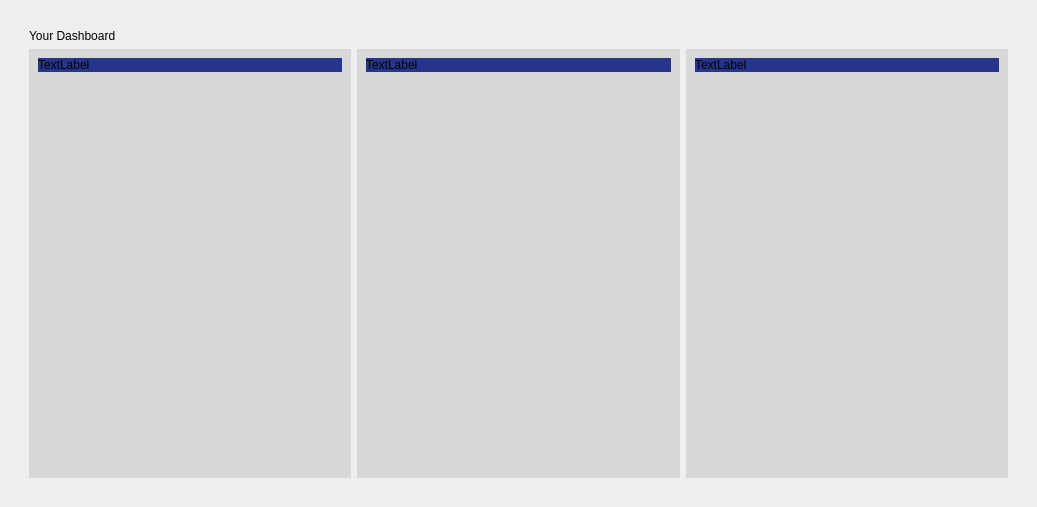
<?xml version="1.0" encoding="UTF-8"?>
<ui version="4.0">
 <class>uiDashboard</class>
 <widget class="QWidget" name="uiDashboard">
  <property name="geometry">
   <rect>
    <x>0</x>
    <y>0</y>
    <width>1037</width>
    <height>507</height>
   </rect>
  </property>
  <property name="windowTitle">
   <string>Form</string>
  </property>
  <property name="styleSheet">
   <string notr="true"/>
  </property>
  <layout class="QVBoxLayout" name="verticalLayout">
   <property name="leftMargin">
    <number>20</number>
   </property>
   <property name="topMargin">
    <number>20</number>
   </property>
   <property name="rightMargin">
    <number>20</number>
   </property>
   <property name="bottomMargin">
    <number>20</number>
   </property>
   <item>
    <widget class="QStackedWidget" name="stackedWidget">
     <property name="sizePolicy">
      <sizepolicy hsizetype="Expanding" vsizetype="Expanding">
       <horstretch>0</horstretch>
       <verstretch>0</verstretch>
      </sizepolicy>
     </property>
     <property name="currentIndex">
      <number>1</number>
     </property>
     <widget class="QWidget" name="dashboardPage">
      <layout class="QGridLayout" name="gridLayout_3">
       <item row="3" column="0" colspan="2">
        <layout class="QGridLayout" name="chartsLayout">
         <property name="topMargin">
          <number>0</number>
         </property>
         <property name="rightMargin">
          <number>0</number>
         </property>
         <item row="0" column="0">
          <widget class="QFrame" name="mainInfo_2">
           <property name="styleSheet">
            <string notr="true">#colorLabelInfo_1, #colorLabelInfo_2, #colorLabelInfo_3, #colorLabelInfo_4
{
border-radius: 10px;
color: white;
background-color: #2196F3;
height: 20px;
width: 20px;
padding: 2px 5px 2px 5px;
}</string>
           </property>
           <layout class="QGridLayout" name="mainInfo">
            <property name="leftMargin">
             <number>9</number>
            </property>
            <property name="topMargin">
             <number>9</number>
            </property>
            <property name="rightMargin">
             <number>9</number>
            </property>
            <property name="bottomMargin">
             <number>9</number>
            </property>
            <property name="horizontalSpacing">
             <number>50</number>
            </property>
            <property name="verticalSpacing">
             <number>20</number>
            </property>
            <item row="1" column="1">
             <layout class="QVBoxLayout" name="infoPanel_4">
              <item>
               <layout class="QHBoxLayout" name="horizontalLayout_7">
                <item>
                 <widget class="QLabel" name="label_16">
                  <property name="text">
                   <string>Completed</string>
                  </property>
                 </widget>
                </item>
                <item>
                 <spacer name="horizontalSpacer_5">
                  <property name="orientation">
                   <enum>Qt::Horizontal</enum>
                  </property>
                  <property name="sizeHint" stdset="0">
                   <size>
                    <width>40</width>
                    <height>20</height>
                   </size>
                  </property>
                 </spacer>
                </item>
                <item>
                 <widget class="QLabel" name="colorLabelInfo_4">
                  <property name="text">
                   <string>All time</string>
                  </property>
                 </widget>
                </item>
               </layout>
              </item>
              <item>
               <widget class="QLabel" name="label_18">
                <property name="font">
                 <font>
                  <pointsize>14</pointsize>
                 </font>
                </property>
                <property name="text">
                 <string>56%</string>
                </property>
               </widget>
              </item>
              <item>
               <layout class="QHBoxLayout" name="horizontalLayout_4">
                <item>
                 <widget class="QLabel" name="label_22">
                  <property name="styleSheet">
                   <string notr="true">color: rgb(0, 200, 0);</string>
                  </property>
                  <property name="text">
                   <string>+2%</string>
                  </property>
                 </widget>
                </item>
                <item>
                 <layout class="QHBoxLayout" name="horizontalLayout_12">
                  <property name="leftMargin">
                   <number>10</number>
                  </property>
                  <item>
                   <widget class="QLabel" name="label_21">
                    <property name="text">
                     <string>Since yesterday</string>
                    </property>
                   </widget>
                  </item>
                 </layout>
                </item>
                <item>
                 <spacer name="horizontalSpacer_12">
                  <property name="orientation">
                   <enum>Qt::Horizontal</enum>
                  </property>
                  <property name="sizeHint" stdset="0">
                   <size>
                    <width>40</width>
                    <height>20</height>
                   </size>
                  </property>
                 </spacer>
                </item>
               </layout>
              </item>
             </layout>
            </item>
            <item row="0" column="0">
             <layout class="QVBoxLayout" name="infoPanel_1">
              <item>
               <layout class="QHBoxLayout" name="horizontalLayout_5">
                <item>
                 <widget class="QLabel" name="label_3">
                  <property name="text">
                   <string>Unique Donators</string>
                  </property>
                 </widget>
                </item>
                <item>
                 <spacer name="horizontalSpacer_3">
                  <property name="orientation">
                   <enum>Qt::Horizontal</enum>
                  </property>
                  <property name="sizeHint" stdset="0">
                   <size>
                    <width>40</width>
                    <height>20</height>
                   </size>
                  </property>
                 </spacer>
                </item>
                <item>
                 <widget class="QLabel" name="colorLabelInfo_1">
                  <property name="styleSheet">
                   <string notr="true"/>
                  </property>
                  <property name="text">
                   <string>Today</string>
                  </property>
                  <property name="alignment">
                   <set>Qt::AlignRight|Qt::AlignTrailing|Qt::AlignVCenter</set>
                  </property>
                 </widget>
                </item>
               </layout>
              </item>
              <item>
               <widget class="QLabel" name="label_5">
                <property name="font">
                 <font>
                  <pointsize>14</pointsize>
                 </font>
                </property>
                <property name="text">
                 <string>1253</string>
                </property>
               </widget>
              </item>
              <item>
               <layout class="QHBoxLayout" name="horizontalLayout">
                <item>
                 <widget class="QLabel" name="label_6">
                  <property name="styleSheet">
                   <string notr="true">color: rgb(0, 200, 0);</string>
                  </property>
                  <property name="text">
                   <string>+14%</string>
                  </property>
                 </widget>
                </item>
                <item>
                 <layout class="QHBoxLayout" name="horizontalLayout_10">
                  <property name="leftMargin">
                   <number>10</number>
                  </property>
                  <item>
                   <widget class="QLabel" name="label_7">
                    <property name="text">
                     <string>Since last week</string>
                    </property>
                   </widget>
                  </item>
                 </layout>
                </item>
                <item>
                 <spacer name="horizontalSpacer_9">
                  <property name="orientation">
                   <enum>Qt::Horizontal</enum>
                  </property>
                  <property name="sizeHint" stdset="0">
                   <size>
                    <width>40</width>
                    <height>20</height>
                   </size>
                  </property>
                 </spacer>
                </item>
               </layout>
              </item>
             </layout>
            </item>
            <item row="1" column="0">
             <layout class="QVBoxLayout" name="infoPanel_3">
              <item>
               <layout class="QHBoxLayout" name="horizontalLayout_6">
                <item>
                 <widget class="QLabel" name="label_13">
                  <property name="text">
                   <string>Donators online</string>
                  </property>
                 </widget>
                </item>
                <item>
                 <spacer name="horizontalSpacer_4">
                  <property name="orientation">
                   <enum>Qt::Horizontal</enum>
                  </property>
                  <property name="sizeHint" stdset="0">
                   <size>
                    <width>40</width>
                    <height>20</height>
                   </size>
                  </property>
                 </spacer>
                </item>
                <item>
                 <widget class="QLabel" name="colorLabelInfo_3">
                  <property name="text">
                   <string>Now</string>
                  </property>
                 </widget>
                </item>
               </layout>
              </item>
              <item>
               <widget class="QLabel" name="label_15">
                <property name="font">
                 <font>
                  <pointsize>14</pointsize>
                 </font>
                </property>
                <property name="text">
                 <string>516</string>
                </property>
               </widget>
              </item>
              <item>
               <layout class="QHBoxLayout" name="horizontalLayout_3">
                <item>
                 <widget class="QLabel" name="label_20">
                  <property name="styleSheet">
                   <string notr="true">color: red;</string>
                  </property>
                  <property name="text">
                   <string>-16%</string>
                  </property>
                 </widget>
                </item>
                <item>
                 <layout class="QHBoxLayout" name="horizontalLayout_9">
                  <property name="leftMargin">
                   <number>10</number>
                  </property>
                  <property name="rightMargin">
                   <number>0</number>
                  </property>
                  <item>
                   <widget class="QLabel" name="label_19">
                    <property name="text">
                     <string>Since yesterday</string>
                    </property>
                   </widget>
                  </item>
                 </layout>
                </item>
                <item>
                 <spacer name="horizontalSpacer_8">
                  <property name="orientation">
                   <enum>Qt::Horizontal</enum>
                  </property>
                  <property name="sizeHint" stdset="0">
                   <size>
                    <width>40</width>
                    <height>20</height>
                   </size>
                  </property>
                 </spacer>
                </item>
               </layout>
              </item>
             </layout>
            </item>
            <item row="0" column="1">
             <layout class="QVBoxLayout" name="infoPanel_2">
              <item>
               <layout class="QHBoxLayout" name="horizontalLayout_8">
                <item>
                 <widget class="QLabel" name="label_8">
                  <property name="text">
                   <string>Funds collected</string>
                  </property>
                 </widget>
                </item>
                <item>
                 <spacer name="horizontalSpacer_6">
                  <property name="orientation">
                   <enum>Qt::Horizontal</enum>
                  </property>
                  <property name="sizeHint" stdset="0">
                   <size>
                    <width>40</width>
                    <height>20</height>
                   </size>
                  </property>
                 </spacer>
                </item>
                <item>
                 <widget class="QLabel" name="colorLabelInfo_2">
                  <property name="text">
                   <string>All time</string>
                  </property>
                 </widget>
                </item>
               </layout>
              </item>
              <item>
               <widget class="QLabel" name="label_9">
                <property name="font">
                 <font>
                  <pointsize>14</pointsize>
                 </font>
                </property>
                <property name="styleSheet">
                 <string notr="true"/>
                </property>
                <property name="text">
                 <string>2643$</string>
                </property>
               </widget>
              </item>
              <item>
               <layout class="QHBoxLayout" name="horizontalLayout_2">
                <item>
                 <widget class="QLabel" name="label_11">
                  <property name="styleSheet">
                   <string notr="true">color: rgb(0, 200, 0);</string>
                  </property>
                  <property name="text">
                   <string>+3%</string>
                  </property>
                 </widget>
                </item>
                <item>
                 <layout class="QHBoxLayout" name="horizontalLayout_11">
                  <property name="leftMargin">
                   <number>10</number>
                  </property>
                  <item>
                   <widget class="QLabel" name="label_12">
                    <property name="text">
                     <string>Since yesterday</string>
                    </property>
                   </widget>
                  </item>
                 </layout>
                </item>
                <item>
                 <spacer name="horizontalSpacer_11">
                  <property name="orientation">
                   <enum>Qt::Horizontal</enum>
                  </property>
                  <property name="sizeHint" stdset="0">
                   <size>
                    <width>40</width>
                    <height>20</height>
                   </size>
                  </property>
                 </spacer>
                </item>
               </layout>
              </item>
             </layout>
            </item>
            <item row="2" column="0" colspan="2">
             <spacer name="verticalSpacer_2">
              <property name="orientation">
               <enum>Qt::Vertical</enum>
              </property>
              <property name="sizeHint" stdset="0">
               <size>
                <width>20</width>
                <height>40</height>
               </size>
              </property>
             </spacer>
            </item>
           </layout>
          </widget>
         </item>
        </layout>
       </item>
       <item row="2" column="0" colspan="2">
        <layout class="QHBoxLayout" name="horizontalLayout_13">
         <property name="rightMargin">
          <number>0</number>
         </property>
         <item>
          <layout class="QHBoxLayout" name="titleLabels">
           <property name="topMargin">
            <number>0</number>
           </property>
           <property name="bottomMargin">
            <number>10</number>
           </property>
           <item>
            <widget class="QLabel" name="label_welcomeBack">
             <property name="font">
              <font>
               <pointsize>14</pointsize>
               <weight>75</weight>
               <bold>true</bold>
              </font>
             </property>
             <property name="text">
              <string>Welcome back, Jon</string>
             </property>
            </widget>
           </item>
           <item>
            <widget class="QLabel" name="label_date">
             <property name="font">
              <font>
               <pointsize>8</pointsize>
              </font>
             </property>
             <property name="text">
              <string>Monday, 29 April 2020</string>
             </property>
             <property name="alignment">
              <set>Qt::AlignLeading|Qt::AlignLeft|Qt::AlignVCenter</set>
             </property>
            </widget>
           </item>
          </layout>
         </item>
         <item>
          <spacer name="horizontalSpacer_10">
           <property name="orientation">
            <enum>Qt::Horizontal</enum>
           </property>
           <property name="sizeHint" stdset="0">
            <size>
             <width>40</width>
             <height>20</height>
            </size>
           </property>
          </spacer>
         </item>
         <item>
          <layout class="QHBoxLayout" name="horizontalLayout_15">
           <property name="rightMargin">
            <number>0</number>
           </property>
           <item>
            <widget class="QLabel" name="label_10">
             <property name="font">
              <font>
               <pointsize>14</pointsize>
              </font>
             </property>
             <property name="text">
              <string>Currently donating to  &quot;Médecins sans frontières&quot;</string>
             </property>
            </widget>
           </item>
          </layout>
         </item>
         <item>
          <spacer name="horizontalSpacer_2">
           <property name="orientation">
            <enum>Qt::Horizontal</enum>
           </property>
           <property name="sizeHint" stdset="0">
            <size>
             <width>40</width>
             <height>20</height>
            </size>
           </property>
          </spacer>
         </item>
         <item>
          <widget class="QPushButton" name="pushButton_startStopMiner">
           <property name="styleSheet">
            <string notr="true">QPushButton {
              background: transparent;
              color: rgb(39, 121, 246);
              border-radius: 2px;
              text-decoration: underline;
              outline : none;
              }

              QPushButton:pressed {
              color: rgb(71, 42, 145);
              }
             QPushButton:disabled {
              outline : none;
}</string>
           </property>
           <property name="text">
            <string>Start</string>
           </property>
          </widget>
         </item>
         <item>
          <layout class="QHBoxLayout" name="horizontalLayout_14">
           <property name="rightMargin">
            <number>0</number>
           </property>
           <item>
            <widget class="QLabel" name="label_minerState">
             <property name="styleSheet">
              <string notr="true">border-radius: 10px;
color: white;
background-color: red;
padding: 2px 5px 2px 5px;
</string>
             </property>
             <property name="text">
              <string>Inactive</string>
             </property>
            </widget>
           </item>
          </layout>
         </item>
        </layout>
       </item>
      </layout>
     </widget>
     <widget class="QWidget" name="page">
      <layout class="QVBoxLayout" name="verticalLayout_4">
       <item>
        <widget class="QLabel" name="label_2">
         <property name="sizePolicy">
          <sizepolicy hsizetype="Preferred" vsizetype="Maximum">
           <horstretch>0</horstretch>
           <verstretch>0</verstretch>
          </sizepolicy>
         </property>
         <property name="text">
          <string>Your Dashboard</string>
         </property>
        </widget>
       </item>
       <item>
        <layout class="QHBoxLayout" name="horizontalLayout_17">
         <item>
          <widget class="QWidget" name="widget" native="true">
           <property name="styleSheet">
            <string notr="true">QWidget { background-color: #D8D8D8; }</string>
           </property>
           <layout class="QVBoxLayout" name="verticalLayout_5">
            <item>
             <widget class="QLabel" name="label_4">
              <property name="styleSheet">
               <string notr="true">background-color: #26348B;</string>
              </property>
              <property name="text">
               <string>TextLabel</string>
              </property>
             </widget>
            </item>
            <item>
             <spacer name="verticalSpacer">
              <property name="orientation">
               <enum>Qt::Vertical</enum>
              </property>
              <property name="sizeHint" stdset="0">
               <size>
                <width>20</width>
                <height>40</height>
               </size>
              </property>
             </spacer>
            </item>
           </layout>
          </widget>
         </item>
         <item>
          <widget class="QWidget" name="widget_2" native="true">
           <property name="styleSheet">
            <string notr="true">QWidget { background-color: #D8D8D8; }</string>
           </property>
           <layout class="QVBoxLayout" name="verticalLayout_6">
            <item>
             <widget class="QLabel" name="label_27">
              <property name="styleSheet">
               <string notr="true">background-color: #26348B;</string>
              </property>
              <property name="text">
               <string>TextLabel</string>
              </property>
             </widget>
            </item>
            <item>
             <spacer name="verticalSpacer_5">
              <property name="orientation">
               <enum>Qt::Vertical</enum>
              </property>
              <property name="sizeHint" stdset="0">
               <size>
                <width>20</width>
                <height>40</height>
               </size>
              </property>
             </spacer>
            </item>
           </layout>
          </widget>
         </item>
         <item>
          <widget class="QWidget" name="widget_3" native="true">
           <property name="styleSheet">
            <string notr="true">QWidget { background-color: #D8D8D8; }</string>
           </property>
           <layout class="QVBoxLayout" name="verticalLayout_7">
            <item>
             <widget class="QLabel" name="label_28">
              <property name="styleSheet">
               <string notr="true">background-color: #26348B;</string>
              </property>
              <property name="text">
               <string>TextLabel</string>
              </property>
             </widget>
            </item>
            <item>
             <spacer name="verticalSpacer_6">
              <property name="orientation">
               <enum>Qt::Vertical</enum>
              </property>
              <property name="sizeHint" stdset="0">
               <size>
                <width>20</width>
                <height>40</height>
               </size>
              </property>
             </spacer>
            </item>
           </layout>
          </widget>
         </item>
        </layout>
       </item>
      </layout>
     </widget>
     <widget class="QWidget" name="projectsPage">
      <layout class="QVBoxLayout" name="verticalLayout_3">
       <item>
        <layout class="QHBoxLayout" name="horizontalLayout_16">
         <item>
          <widget class="QPushButton" name="pushButton_projectConfirm">
           <property name="text">
            <string>Confirm choice</string>
           </property>
          </widget>
         </item>
         <item>
          <widget class="QPushButton" name="pushButton_3">
           <property name="text">
            <string>Refresh</string>
           </property>
          </widget>
         </item>
         <item>
          <spacer name="horizontalSpacer_14">
           <property name="orientation">
            <enum>Qt::Horizontal</enum>
           </property>
           <property name="sizeHint" stdset="0">
            <size>
             <width>40</width>
             <height>20</height>
            </size>
           </property>
          </spacer>
         </item>
         <item>
          <widget class="QLabel" name="label">
           <property name="text">
            <string>Search:</string>
           </property>
          </widget>
         </item>
         <item>
          <widget class="QLineEdit" name="lineEdit"/>
         </item>
        </layout>
       </item>
       <item>
        <widget class="QTableView" name="tableView_projectList">
         <property name="alternatingRowColors">
          <bool>true</bool>
         </property>
         <property name="selectionMode">
          <enum>QAbstractItemView::SingleSelection</enum>
         </property>
         <property name="selectionBehavior">
          <enum>QAbstractItemView::SelectRows</enum>
         </property>
         <attribute name="horizontalHeaderVisible">
          <bool>false</bool>
         </attribute>
         <attribute name="horizontalHeaderCascadingSectionResizes">
          <bool>false</bool>
         </attribute>
         <attribute name="horizontalHeaderMinimumSectionSize">
          <number>30</number>
         </attribute>
         <attribute name="horizontalHeaderDefaultSectionSize">
          <number>128</number>
         </attribute>
         <attribute name="horizontalHeaderHighlightSections">
          <bool>false</bool>
         </attribute>
         <attribute name="horizontalHeaderShowSortIndicator" stdset="0">
          <bool>true</bool>
         </attribute>
         <attribute name="horizontalHeaderStretchLastSection">
          <bool>true</bool>
         </attribute>
         <attribute name="verticalHeaderVisible">
          <bool>false</bool>
         </attribute>
         <attribute name="verticalHeaderDefaultSectionSize">
          <number>40</number>
         </attribute>
        </widget>
       </item>
      </layout>
     </widget>
     <widget class="QWidget" name="settingsPage">
      <layout class="QVBoxLayout" name="verticalLayout_2">
       <item>
        <widget class="QLabel" name="label_14">
         <property name="text">
          <string>General Settings</string>
         </property>
        </widget>
       </item>
       <item>
        <widget class="QTabWidget" name="tabWidget">
         <property name="currentIndex">
          <number>0</number>
         </property>
         <widget class="QWidget" name="tab">
          <attribute name="title">
           <string>General</string>
          </attribute>
         </widget>
         <widget class="QWidget" name="tab_2">
          <attribute name="title">
           <string>Miner</string>
          </attribute>
          <layout class="QGridLayout" name="gridLayout_7"/>
         </widget>
         <widget class="QWidget" name="tab_3">
          <attribute name="title">
           <string>User</string>
          </attribute>
         </widget>
         <widget class="QWidget" name="tab_4">
          <attribute name="title">
           <string>About</string>
          </attribute>
          <layout class="QGridLayout" name="gridLayout_5">
           <item row="0" column="1">
            <spacer name="verticalSpacer_4">
             <property name="orientation">
              <enum>Qt::Vertical</enum>
             </property>
             <property name="sizeHint" stdset="0">
              <size>
               <width>20</width>
               <height>40</height>
              </size>
             </property>
            </spacer>
           </item>
           <item row="1" column="0">
            <spacer name="horizontalSpacer_7">
             <property name="orientation">
              <enum>Qt::Horizontal</enum>
             </property>
             <property name="sizeHint" stdset="0">
              <size>
               <width>40</width>
               <height>20</height>
              </size>
             </property>
            </spacer>
           </item>
           <item row="3" column="1">
            <spacer name="verticalSpacer_3">
             <property name="orientation">
              <enum>Qt::Vertical</enum>
             </property>
             <property name="sizeHint" stdset="0">
              <size>
               <width>20</width>
               <height>40</height>
              </size>
             </property>
            </spacer>
           </item>
           <item row="1" column="2">
            <spacer name="horizontalSpacer_13">
             <property name="orientation">
              <enum>Qt::Horizontal</enum>
             </property>
             <property name="sizeHint" stdset="0">
              <size>
               <width>40</width>
               <height>20</height>
              </size>
             </property>
            </spacer>
           </item>
           <item row="1" column="1">
            <layout class="QGridLayout" name="gridLayout_6">
             <property name="leftMargin">
              <number>9</number>
             </property>
             <property name="topMargin">
              <number>9</number>
             </property>
             <property name="rightMargin">
              <number>9</number>
             </property>
             <property name="bottomMargin">
              <number>9</number>
             </property>
             <item row="0" column="0">
              <widget class="QLabel" name="label_23">
               <property name="text">
                <string>Version:</string>
               </property>
               <property name="alignment">
                <set>Qt::AlignRight|Qt::AlignTrailing|Qt::AlignVCenter</set>
               </property>
              </widget>
             </item>
             <item row="0" column="1">
              <widget class="QLabel" name="label_VERSION">
               <property name="text">
                <string>TextLabel</string>
               </property>
              </widget>
             </item>
             <item row="1" column="0">
              <widget class="QLabel" name="label_24">
               <property name="text">
                <string>Build Date:</string>
               </property>
               <property name="alignment">
                <set>Qt::AlignRight|Qt::AlignTrailing|Qt::AlignVCenter</set>
               </property>
              </widget>
             </item>
             <item row="1" column="1">
              <widget class="QLabel" name="label_BUILDDATE">
               <property name="text">
                <string>TextLabel</string>
               </property>
              </widget>
             </item>
             <item row="2" column="0">
              <widget class="QLabel" name="label_17">
               <property name="text">
                <string>Git Commit Date:</string>
               </property>
               <property name="alignment">
                <set>Qt::AlignRight|Qt::AlignTrailing|Qt::AlignVCenter</set>
               </property>
              </widget>
             </item>
             <item row="2" column="1">
              <widget class="QLabel" name="label_GIT_COMMIT_DATE">
               <property name="text">
                <string>TextLabel</string>
               </property>
              </widget>
             </item>
             <item row="3" column="0">
              <widget class="QLabel" name="label_26">
               <property name="text">
                <string>Git Commit Hash:</string>
               </property>
               <property name="alignment">
                <set>Qt::AlignRight|Qt::AlignTrailing|Qt::AlignVCenter</set>
               </property>
              </widget>
             </item>
             <item row="3" column="1">
              <widget class="QLabel" name="label_GIT_COMMIT_HASH">
               <property name="text">
                <string>TextLabel</string>
               </property>
              </widget>
             </item>
             <item row="4" column="0">
              <widget class="QLabel" name="label_25">
               <property name="text">
                <string>Git Branch:</string>
               </property>
               <property name="alignment">
                <set>Qt::AlignRight|Qt::AlignTrailing|Qt::AlignVCenter</set>
               </property>
              </widget>
             </item>
             <item row="4" column="1">
              <widget class="QLabel" name="label_GIT_BRANCH">
               <property name="text">
                <string>TextLabel</string>
               </property>
              </widget>
             </item>
            </layout>
           </item>
          </layout>
         </widget>
        </widget>
       </item>
      </layout>
     </widget>
    </widget>
   </item>
  </layout>
 </widget>
 <resources/>
 <connections/>
</ui>
